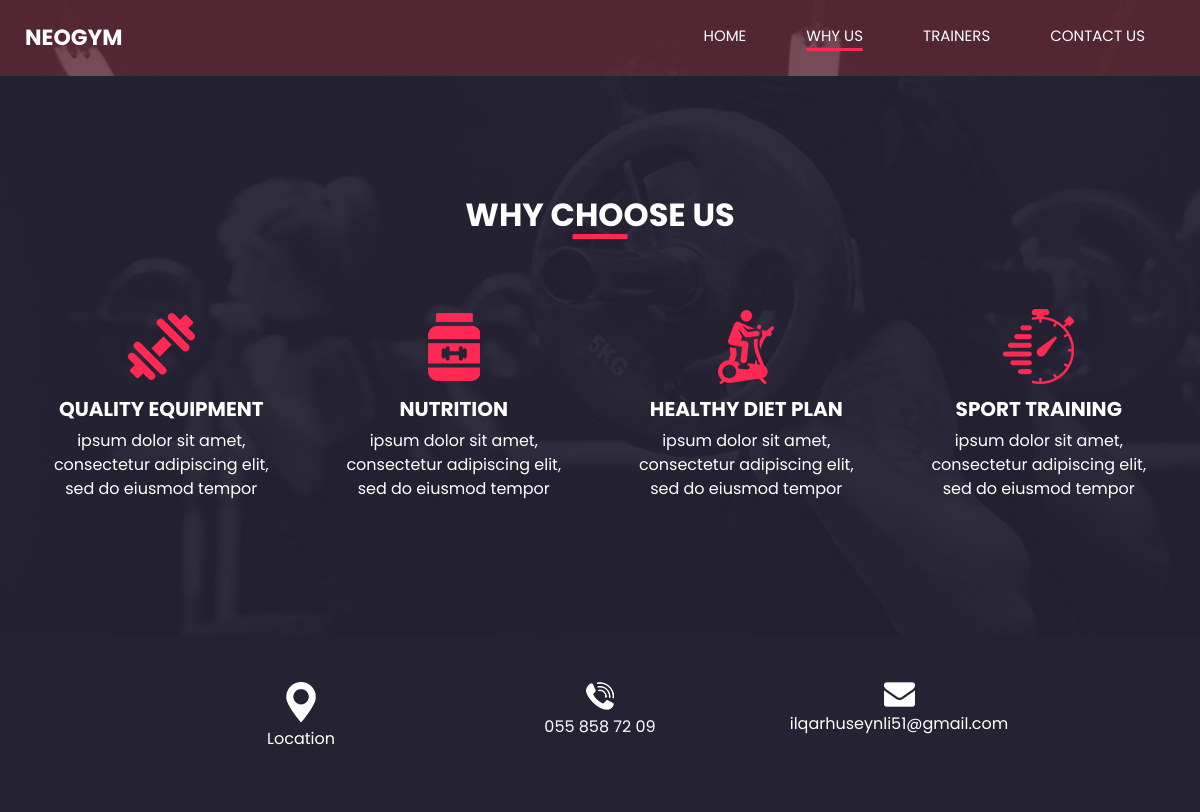
Page /why_us/ on the committed database.
### myapp/models.py (models this page shows)
class Why_Choose_Us(models.Model):
    title = models.CharField(max_length=50)
    description = models.TextField(blank=True, max_length=100)
    img_box=models.ImageField(upload_to='images/')
    created_at = models.DateTimeField(auto_now=True, null=True)
    updated_at = models.DateTimeField(auto_now=True, null=True)

class Info_Section(models.Model):
    item_name = models.CharField(max_length=50)
    item_url = models.URLField(blank=True, null=True)
    copy_info = models.CharField(max_length=50, blank=True, null=True)
    item_icon = models.ImageField(upload_to='images/',blank=True)
    created_at = models.DateTimeField(auto_now=True, null=True)
    updated_at = models.DateTimeField(auto_now=True, null=True)

### myapp/views.py (the view)
# urls.py: path('why_us/', views.why_us, name='why_us'),
def why_us(request):
    why_choose_us = Why_Choose_Us.objects.all()
    info_section = Info_Section.objects.all()
    return render(request, 'why_us.html', {
        'name': 'why_us',
        'why_choose_us': why_choose_us,
        'info_section': info_section
    })

### templates/why_us.html (shortened to what this page needs)
{% extends "base.html" %}
{% load static %}
{% block content %}
  <section class="us_section layout_padding">
    <div class="container">
      <div class="heading_container">
        <h2>
          Why Choose Us
        </h2>
      </div>
      <div class="us_container ">
        <div class="row">
          {% for why_choose in why_choose_us %}
          <div class="col-lg-3 col-md-6">
            <div class="box">
              <div class="img-box">
                <img src="{{ why_choose.img_box.url }}"alt="">
              </div>
              <div class="detail-box">
                <h5>
                  {{why_choose.title}}
                </h5>
                <p>
                  {{why_choose.description}}
                </p>
              </div>
            </div>
          </div>
          {% endfor %}
        </div>
      </div>
    </div>
  </section>
{% endblock %}

### templates/base.html (shortened to what this page needs)
{% load static %}
<!DOCTYPE html>
<html>
<head>
  <link rel="stylesheet" type="text/css" href="https://cdnjs.cloudflare.com/ajax/libs/OwlCarousel2/2.3.4/assets/owl.carousel.min.css" />
  <link rel="stylesheet" type="text/css" href="{% static 'css/bootstrap.css' %}" />
  <link rel="stylesheet" type="text/css" href="{% static 'css/style.css' %}" />
  <link rel="stylesheet" type="text/css" href="{% static 'css/responsive.css' %}" />
</head>
<body class="{% if request.path != '/' %}sub_page{% endif %}">
  <div class="hero_area">
    <header class="header_section">
      <div class="container-fluid">
        <nav class="navbar navbar-expand-lg custom_nav-container ">
          <a class="navbar-brand" href="{% url 'index' %}">
            <span>
              Neogym
            </span>
          </a>
          <div class="collapse navbar-collapse" id="navbarSupportedContent">
            <div class="d-flex ml-auto flex-column flex-lg-row align-items-center">
              <ul class="navbar-nav  ">
                <li class="nav-item {% if request.path == '/' %} active {% endif %}">
                  <a class="nav-link" href="{% url 'index' %}">Home <span class="sr-only">(current)</span></a>
                </li>
                <li class="nav-item {% if request.path == '/why_us/' %} active {% endif %}">
                  <a class="nav-link" href="{% url 'why_us' %}"> Why us </a>
                </li>
                <li class="nav-item {% if request.path == '/trainer/' %} active {% endif %}">
                  <a class="nav-link" href="{% url 'trainer' %}"> trainers</a>
                </li>
                <li class="nav-item {% if request.path == '/contact/' %} active {% endif %}">
                  <a class="nav-link" href="{% url 'contact' %}"> Contact Us</a>
                </li>
              </ul>
            </div>
          </div>
        </nav>
      </div>
    </header>
  </div>
{% block content %}{% endblock %}
<section class="info_section layout_padding2">
    <div class="container">
        <div class="info_items">
            {% for info in info_section %}
                {% if not info.item_url or info.item_url == "None" %}
                    <a href="#" onclick="copyToClipboard('{{ info.copy_info }}'); return false;">
                {% else %}
                    <a href="{{ info.item_url }}" target="_blank">
                {% endif %}
                        <div class="item">
                            <div class="">
                                <img src="{{ info.item_icon.url }}" alt="">
                            </div>
                            <div class="detail-box">
                                <p>{{ info.item_name }}</p>
                            </div>
                        </div>
                    </a>
            {% endfor %}
        </div>
    </div>
</section>
</body>
</html>

### static/css/style.css (style rules this page uses)
body { font-family: 'Poppins', sans-serif; color: #000000; background-color: #ffffff; }
.layout_padding { padding-top: 120px; padding-bottom: 120px; }
.layout_padding2 { padding-top: 45px; padding-bottom: 45px; }
.heading_container { display: -webkit-box; display: -ms-flexbox; display: flex; -webkit-box-pack: center; -ms-flex-pack: center; justify-content: center; text-align: center; }
.heading_container h2 { font-weight: bold; position: relative; padding-bottom: 5px; text-transform: uppercase; }
.heading_container h2::before { content: ""; position: absolute; bottom: 0; left: 50%; width: 55px; height: 5px; background-color: #ff2953; -webkit-transform: translateX(-50%); transform: translateX(-50%); }
.hero_area { height: 100vh; display: -webkit-box; display: -ms-flexbox; display: flex; -webkit-box-orient: vertical; -webkit-box-direction: normal; -ms-flex-direction: column; flex-direction: column; background-image: url(../images/hero-bg.jpg); background-size: cover; background-attachment: fixed; }
.sub_page .hero_area { height: auto; }
.header_section .container-fluid { padding-right: 25px; padding-left: 25px; }
.custom_nav-container.navbar-expand-lg .navbar-nav .nav-item .nav-link { margin: 10px 30px; padding: 0; padding-bottom: 3px; color: #ffffff; text-align: center; position: relative; text-transform: uppercase; font-size: 15px; }
.custom_nav-container.navbar-expand-lg .navbar-nav .nav-item .nav-link::after { display: none; content: ""; position: absolute; left: 0; bottom: 0; width: 100%; height: 3px; border-radius: 5px; background-color: #ffffff; }
.custom_nav-container.navbar-expand-lg .navbar-nav .nav-item.active a::after, .custom_nav-container.navbar-expand-lg .navbar-nav .nav-item:hover a::after { display: block; background-color: #ff2953; }
a, a:hover, a:focus { text-decoration: none; }
.navbar-brand { display: -webkit-box; display: -ms-flexbox; display: flex; -webkit-box-align: center; -ms-flex-align: center; align-items: center; position: relative; }
.navbar-brand span { font-size: 22px; text-transform: uppercase; font-weight: bold; color: #ffffff; position: relative; z-index: 3; }
.custom_nav-container { z-index: 99999; padding: 15px 0; }
.us_section { background-image: url(../images/us-bg.jpg); background-size: cover; background-attachment: fixed; color: #ffffff; }
.us_section .us_container { padding-top: 25px; }
.us_section .us_container .box { display: -webkit-box; display: -ms-flexbox; display: flex; -webkit-box-orient: vertical; -webkit-box-direction: normal; -ms-flex-direction: column; flex-direction: column; -webkit-box-align: center; -ms-flex-align: center; align-items: center; text-align: center; margin: 25px 10px 0 10px; }
.us_section .us_container .box .img-box { height: 100px; display: -webkit-box; display: -ms-flexbox; display: flex; -webkit-box-align: center; -ms-flex-align: center; align-items: center; -webkit-box-pack: center; -ms-flex-pack: center; justify-content: center; }
.us_section .us_container .box .img-box img { max-width: 100%; }
.us_section .us_container .box .detail-box h5 { font-weight: bold; }
.info_section { background-color: #252233; }
.info_items { width: 70%; margin: 0 auto; display: -webkit-box; display: -ms-flexbox; display: flex; -webkit-box-pack: justify; -ms-flex-pack: justify; justify-content: space-between; }
.info_items .item { width: 200px; display: -webkit-box; display: -ms-flexbox; display: flex; -webkit-box-orient: vertical; -webkit-box-direction: normal; -ms-flex-direction: column; flex-direction: column; -webkit-box-align: center; -ms-flex-align: center; align-items: center; text-align: center; }
.info_items .item .detail-box { margin-top: 5px; color: #fff; }
.info_items { position: relative; }
.info_items a { position: relative; }

### static/css/responsive.css (style rules this page uses)
@media (min-width: 1200px) { .container { max-width: 1170px; } }

### rows in the picture
Why_Choose_Us: img_box (picture), title "QUALITY EQUIPMENT", description "ipsum dolor sit amet, consectetur adipiscing elit, sed do eiusmod tempor"
Why_Choose_Us: img_box (picture), title "NUTRITION", description "ipsum dolor sit amet, consectetur adipiscing elit, sed do eiusmod tempor"
Why_Choose_Us: img_box (picture), title "HEALTHY DIET PLAN", description "ipsum dolor sit amet, consectetur adipiscing elit, sed do eiusmod tempor"
Why_Choose_Us: img_box (picture), title "SPORT TRAINING", description "ipsum dolor sit amet, consectetur adipiscing elit, sed do eiusmod tempor"
Info_Section: item_icon (picture), item_name "Location"
Info_Section: item_icon (picture), item_name "055 858 72 09"
Info_Section: item_icon (picture), item_name "ilqarhuseynli51@gmail.com"
